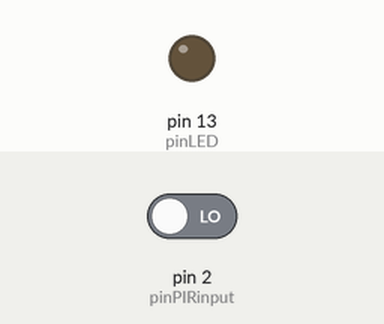
Bench run of a sketch on a simulated Arduino Uno, built with avr-gcc and run on an emulated ATmega328P. Parts: output pins drawn as LEDs (lit = HIGH). Inputs (shaded band) come from the test bench; at power-on: pin 2 (pinPIRinput) LOW.

Above: at 1.2 s.
1.3 s: pin 2 (pinPIRinput) driven HIGH
At 2.4 s:
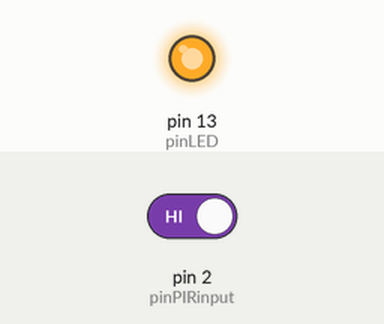
Timing chart, 0 to 4.3 s (numbered marks = the images above; inputs shaded):
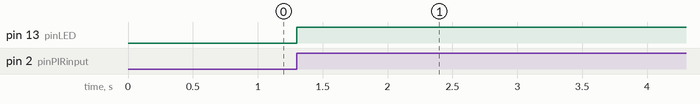

The sketch:

sensorMovimiento_ino.ino
```cpp
//Variables
int pinPIRinput = 2;
int pinLED = 13;

void setup() {
  pinMode(pinLED, OUTPUT); //Pin del led como salida
  pinMode(pinPIRinput, INPUT); //Pin del sensor como entrada
}

void loop() {
  int valorSensor = digitalRead(pinPIRinput);

  if (valorSensor == HIGH){ //Lo que hacemos cuando el sensor da señal: hay movimiento
    digitalWrite(pinLED, HIGH);
    delay(5000);
    digitalWrite(pinLED, LOW);
  } else { //No da señal: el sistema se para
    digitalWrite(pinLED, LOW);
  }
}
```

Measured:
- after the input at 1.3 s, pin 13 (pinLED): LOW → HIGH at once
